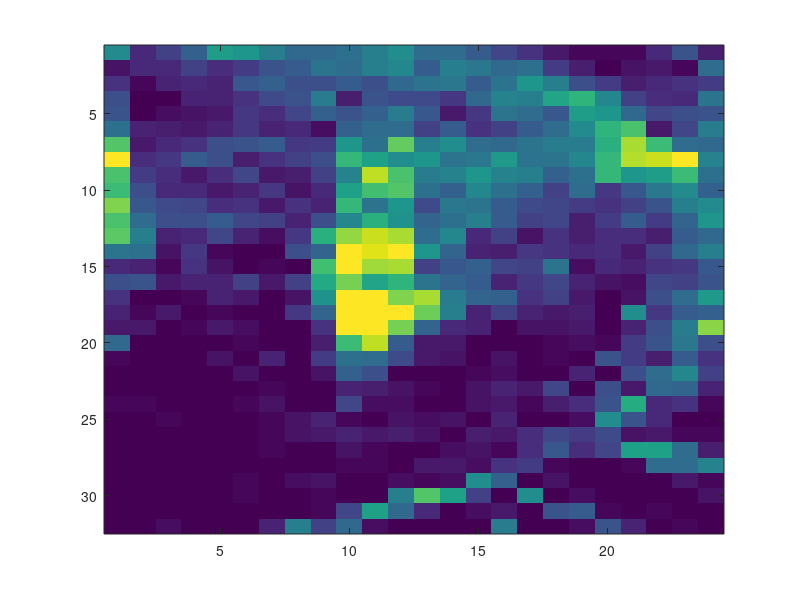

The MATLAB source for this figure:
file=transpose(csvread('alejandro2 bci -90deg_lips_73_78_word_visual_one_th_5000_prets_100000_ts_11072312_12572312_hist.csv',0,0));
[a,b]=size(file);
hist = zeros (32,24);
for i=1:b
    hist(mod(floor(file(1,i)/4),32)+1,floor(mod(file(1,i)/256/2,24)+1)) = hist(mod(floor(file(1,i)/4),32)+1,floor(mod(file(1,i)/256/2,24)+1)) + file(2,i);
end
hist = 100*hist/max(max(hist));
figure;
image(hist);
line_csv = reshape(hist,1,32*24); %32 element column after 32 element colum for the 24 columns of the 32x24 histogram of the lips
hist(1,:)
line_csv(1:32)